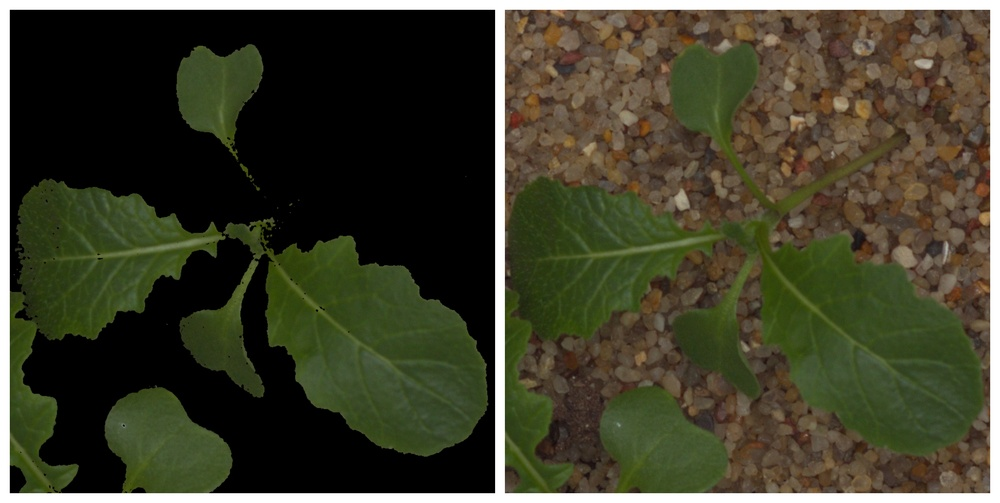
#> input picture output Images/charlock.jpg, 1000 x 503 px, shrunk from 3264 x 1642 before the run, given in place of charlock.png, which was not available
$ python 'color based image sgmentation.py'
#> lines starting #> are read from the running program, lines starting #| are printed output that depends on the picture; after the words box and inside, x2 and y2 are one past the last pixel; in counts of white or black regions, pixels touching at a corner belong together; pictures that were not available may be replaced by others from this repository, and a replacement may not be noted
import cv2
import numpy as np


plant = cv2.imread('charlock.png') #input image
#> plant is the input picture: shape (503, 1000, 3); mean B, G, R 43.6, 63, 63.4
hsv = cv2.cvtColor(plant, cv2.COLOR_BGR2HSV)
#> hsv: shape (503, 1000, 3); mean H, S, V 21.9, 87.3, 68.6

## mask of green (36,25,25) ~ (86, 255,255)
# mask = cv2.inRange(hsv, (36, 25, 25), (86, 255,255)) #genral green mask
mask = cv2.inRange(hsv, (36, 25, 25), (70, 255,255))
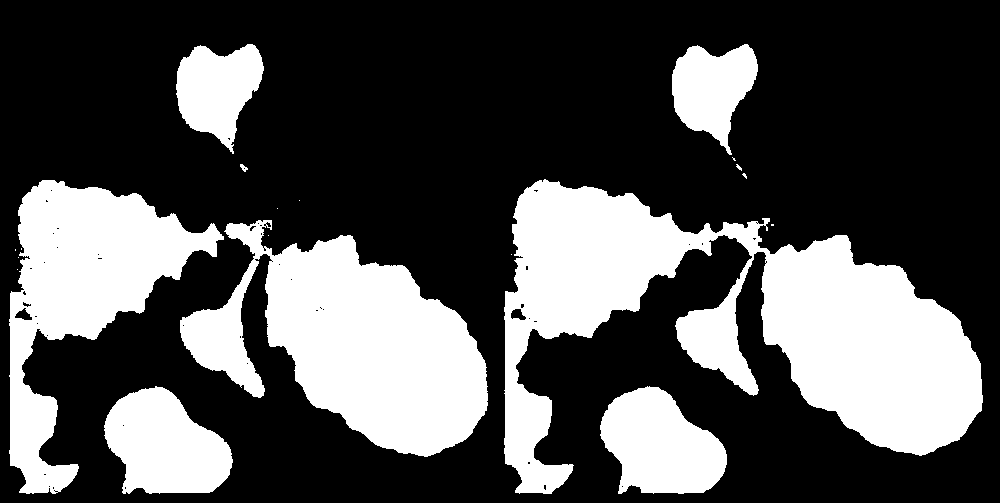
#> mask: shape (503, 1000); 31.7% white; 20 white regions (11 under 20 px), largest, box (x1, y1, x2, y2) and area: (504, 179, 983, 494) 63634, (180, 220, 488, 457) 38239, (9, 180, 224, 494) 26518

## slice the green
imask = mask>0 #pic all pixels>0
green = np.zeros_like(plant, np.uint8) #create an array of 0s same size as original image
green[imask] = plant[imask] # replace 0s with image mixels
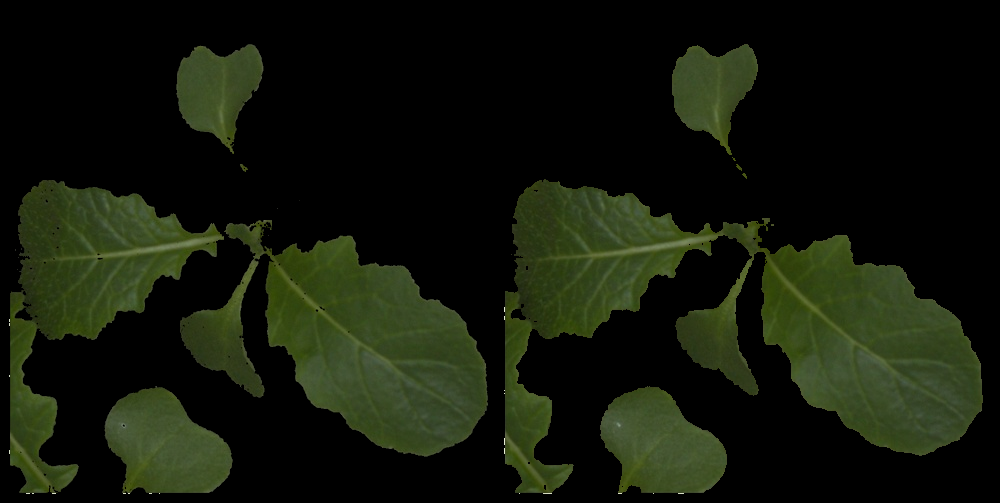
#> green: shape (503, 1000, 3); mean B, G, R 10.5, 23.7, 18.6

## save
cv2.imwrite("greenObject.png", green)
cv2.imshow('mask',green)
cv2.waitKey(0)

$ run again, with output Images/common wheat.jpg copied over output Images/charlock.jpg
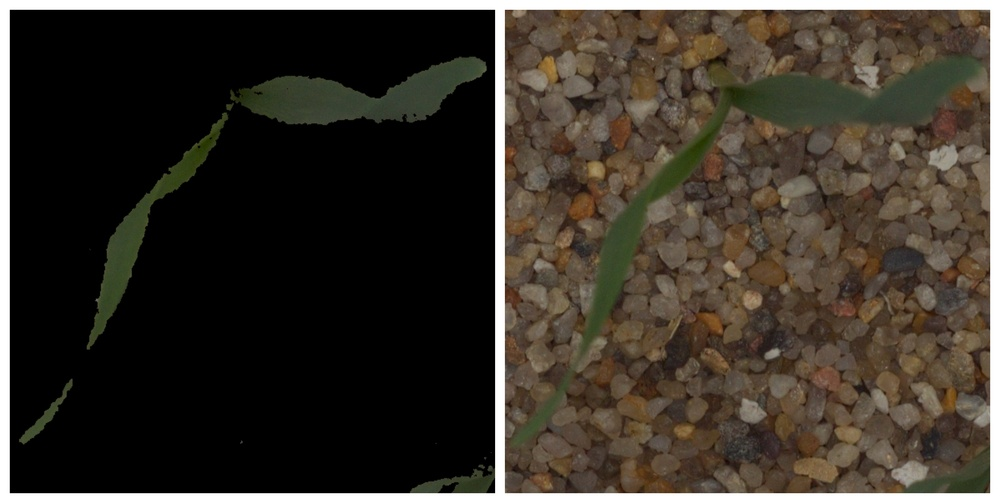
#> input picture output Images/common wheat.jpg, 1000 x 503 px, shrunk from 3264 x 1642 before the run, given in place of charlock.png, which was not available
#> plant is the input picture: shape (503, 1000, 3); mean B, G, R 43.7, 52.5, 58.9
#> hsv: shape (503, 1000, 3); mean H, S, V 11.5, 51.5, 59.6
#> `mask = cv2.inRange(hsv, (36, 25, 25), (70, 255,255))`:
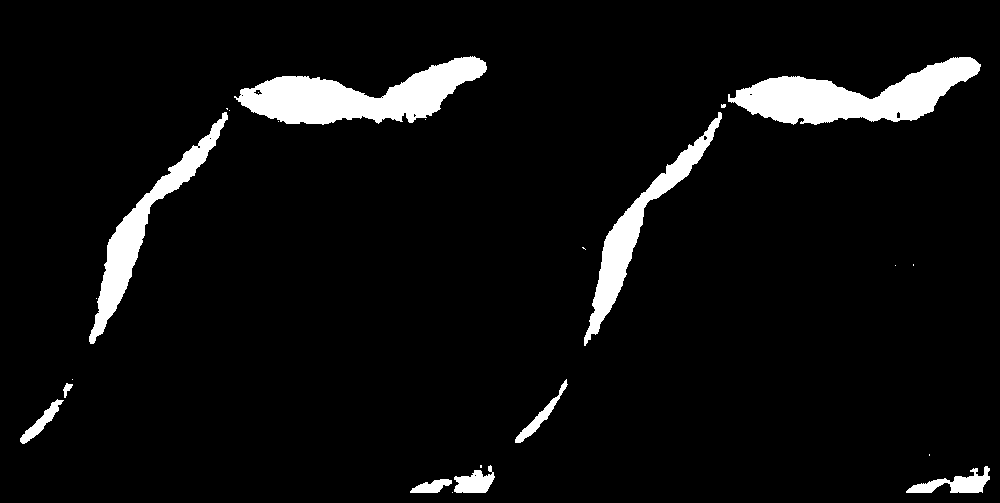
#> mask: shape (503, 1000); 6% white; 24 white regions (14 under 20 px), largest, box (x1, y1, x2, y2) and area: (234, 56, 487, 125) 8570, (728, 57, 981, 125) 8403, (89, 112, 228, 344) 4992
#> `green[imask] = plant[imask]`:
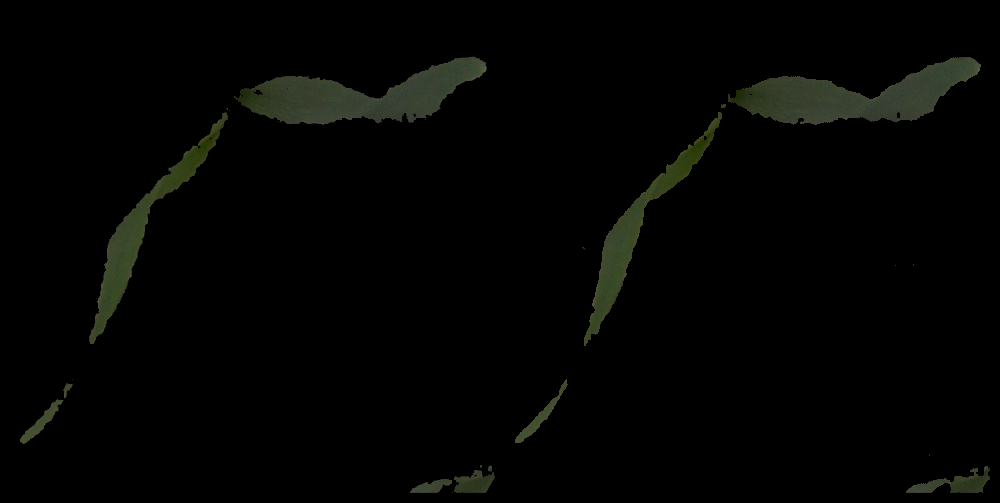
#> green: shape (503, 1000, 3); mean B, G, R 2.6, 4, 3.4

$ run again, with output Images/green1.png saved as output Images/charlock.jpg
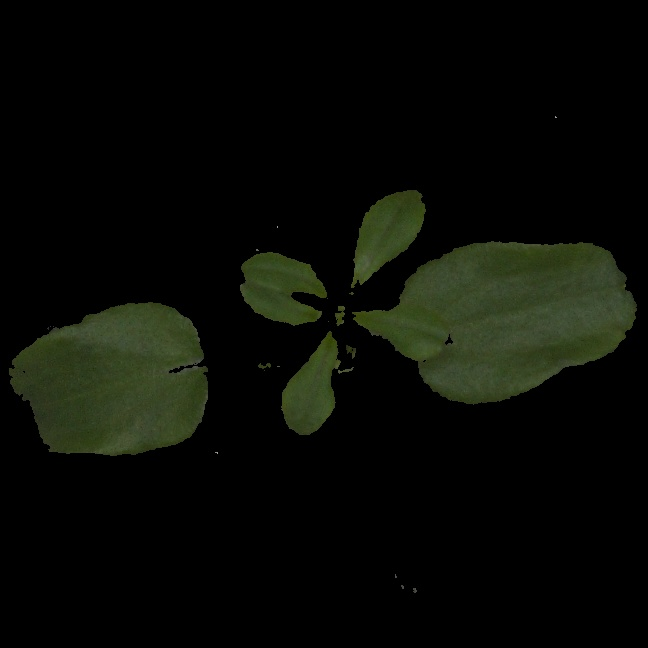
#> input picture output Images/green1.png, 648 x 648 px, given in place of charlock.png, which was not available
#> plant is the input picture: shape (648, 648, 3); mean B, G, R 5.8, 11, 8.9
#> hsv: shape (648, 648, 3); mean H, S, V 8.9, 26.2, 11.1
#> `mask = cv2.inRange(hsv, (36, 25, 25), (70, 255,255))`:
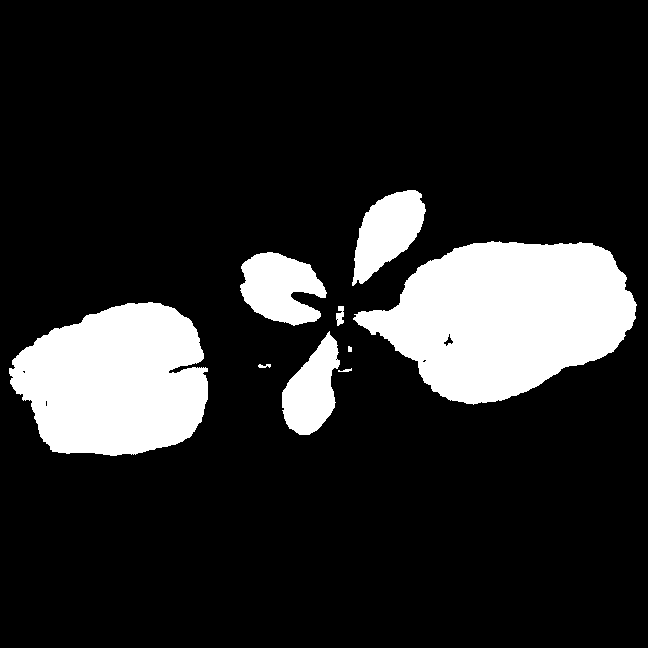
#> mask: shape (648, 648); 15.8% white; 9 white regions, largest, box (x1, y1, x2, y2) and area: (353, 241, 637, 405) 30695, (9, 302, 208, 456) 23336, (240, 252, 327, 326) 4330

$ run again, with output Images/hsv1.png saved as output Images/charlock.jpg
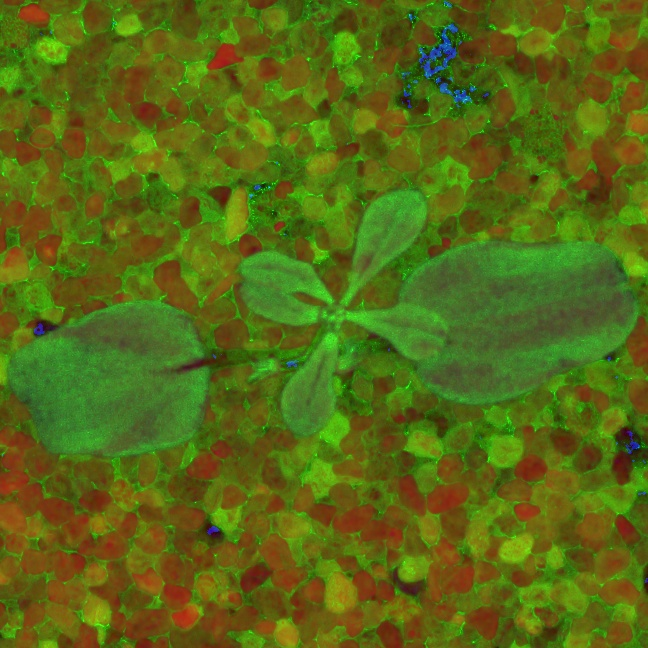
#> input picture output Images/hsv1.png, 648 x 648 px, given in place of charlock.png, which was not available
#> plant is the input picture: shape (648, 648, 3); mean B, G, R 20.1, 105.9, 87.7
#> hsv: shape (648, 648, 3); mean H, S, V 35.6, 211.1, 115.2
#> `mask = cv2.inRange(hsv, (36, 25, 25), (70, 255,255))`:
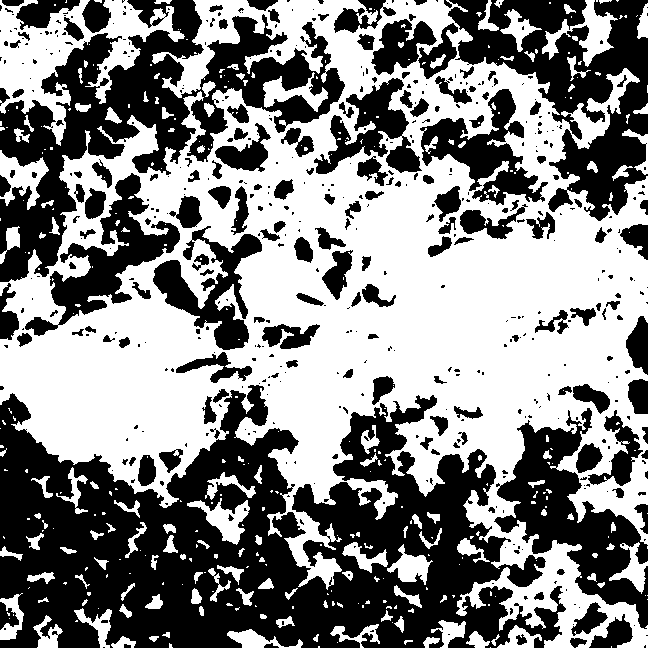
#> mask: shape (648, 648); 52.4% white; 510 black regions (342 under 20 px), largest, box (x1, y1, x2, y2) and area: (0, 385, 566, 648) 82187, (0, 0, 345, 282) 29986, (448, 0, 648, 221) 19262
#> `green[imask] = plant[imask]`:
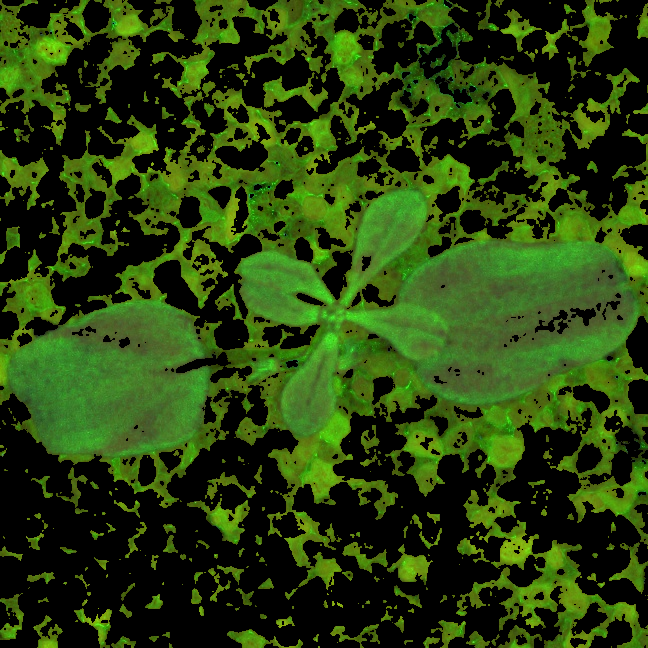
#> green: shape (648, 648, 3); mean B, G, R 12.1, 65.3, 39.4
